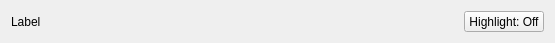
<?xml version="1.0" encoding="UTF-8"?>
<ui version="4.0">
 <class>Content</class>
 <widget class="QWidget" name="Content">
  <property name="geometry">
   <rect>
    <x>0</x>
    <y>0</y>
    <width>555</width>
    <height>43</height>
   </rect>
  </property>
  <property name="windowTitle">
   <string>Form</string>
  </property>
  <layout class="QHBoxLayout" name="horizontalLayout">
   <property name="sizeConstraint">
    <enum>QLayout::SetMaximumSize</enum>
   </property>
   <item>
    <widget class="QLabel" name="contentLabel">
     <property name="text">
      <string>Label</string>
     </property>
     <property name="wordWrap">
      <bool>true</bool>
     </property>
    </widget>
   </item>
   <item>
    <widget class="QPushButton" name="highlightButton">
     <property name="sizePolicy">
      <sizepolicy hsizetype="Maximum" vsizetype="Fixed">
       <horstretch>0</horstretch>
       <verstretch>0</verstretch>
      </sizepolicy>
     </property>
     <property name="text">
      <string>Highlight: Off</string>
     </property>
    </widget>
   </item>
  </layout>
 </widget>
 <resources/>
 <connections/>
</ui>
